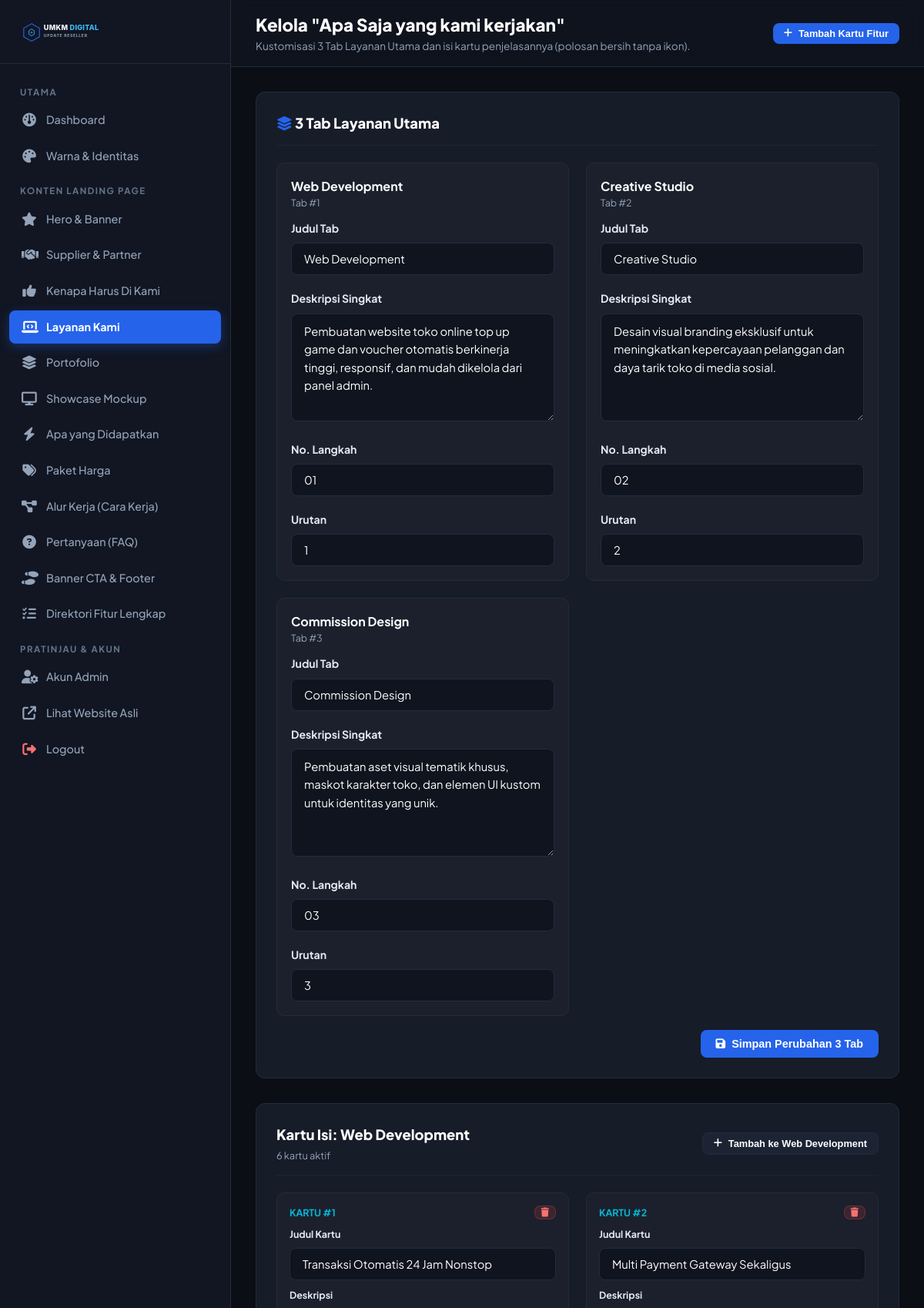
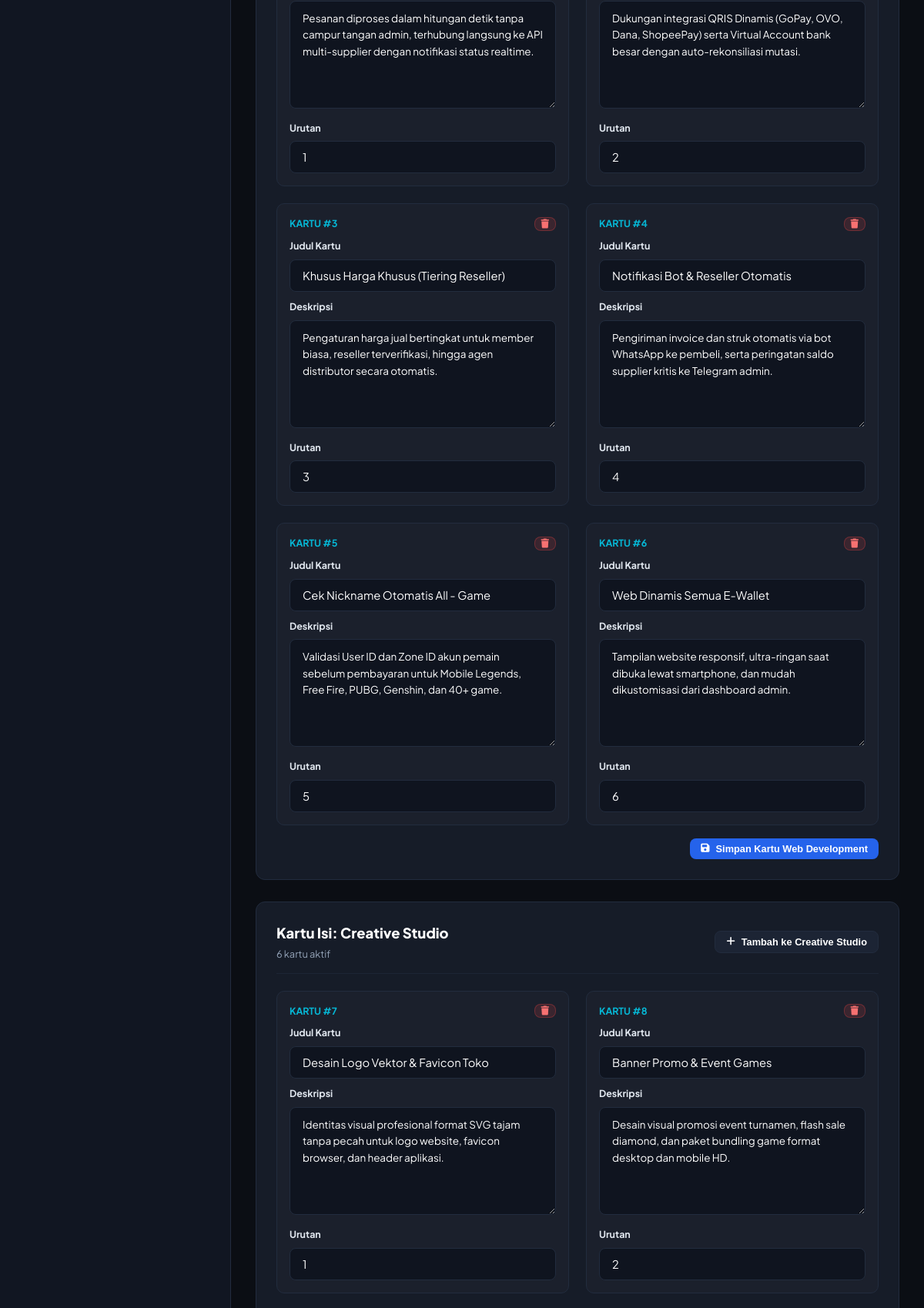
The app's page /admin/services.php (signed in, upper part) with its own data (2 pictures, top to bottom).
### tables this page shows
CREATE TABLE IF NOT EXISTS `services` (
  `id` int(11) NOT NULL AUTO_INCREMENT,
  `step_number` varchar(10) DEFAULT NULL,
  `title` varchar(150) NOT NULL,
  `description` text DEFAULT NULL,
  `features_list` text DEFAULT NULL,
  `icon` varchar(50) DEFAULT 'code',
  `icon_image` varchar(255) DEFAULT NULL,
  `sort_order` int(11) DEFAULT 0,
  PRIMARY KEY (`id`)
);

CREATE TABLE IF NOT EXISTS `service_cards` (
  `id` int(11) NOT NULL AUTO_INCREMENT,
  `service_id` int(11) NOT NULL,
  `icon` varchar(50) DEFAULT 'check',
  `title` varchar(150) NOT NULL,
  `description` text DEFAULT NULL,
  `sort_order` int(11) DEFAULT 0,
  PRIMARY KEY (`id`)
);

### admin/services.php (the view, shortened to what this page needs)
<?php
require_once __DIR__ . '/includes/header.php';
$services = $pdo->query("SELECT * FROM services ORDER BY sort_order ASC, id ASC")->fetchAll();
$service_cards = $pdo->query("SELECT * FROM service_cards ORDER BY service_id ASC, sort_order ASC, id ASC")->fetchAll();
$cards_by_service = [];
foreach ($service_cards as $sc) {
    $cards_by_service[$sc['service_id']][] = $sc;
}
require_once __DIR__ . '/includes/sidebar.php';
?>
<main class="admin-main">
  <header class="admin-topbar">
    <div class="page-heading">
      <h1>Kelola "Apa Saja yang kami kerjakan"</h1>
      <p>Kustomisasi 3 Tab Layanan Utama dan isi kartu penjelasannya (polosan bersih tanpa ikon).</p>
    </div>
    <div class="topbar-actions">
      <button type="button" class="btn btn-primary btn-sm" onclick="openAdminModal('addServiceCardModal')">
        <i class="fa-solid fa-plus"></i> Tambah Kartu Fitur
      </button>
    </div>
  </header>
  <div class="admin-body">
    <div class="admin-card" style="margin-bottom: 32px;">
      <div class="admin-card-header">
        <h2 class="admin-card-title"><i class="fa-solid fa-layer-group" style="color: var(--admin-primary);"></i> 3 Tab Layanan Utama</h2>
      </div>
      <form method="POST" action="">
        <div class="admin-grid-3">
          <?php foreach ($services as $srv): ?>
            <div style="background: rgba(255,255,255,0.02); border: 1px solid var(--admin-border); border-radius: 10px; padding: 18px;">
              <div style="margin-bottom: 14px;">
                <strong style="color: #FFFFFF; font-size: 1rem;"><?= htmlspecialchars($srv['title']) ?></strong>
                <div style="font-size: 0.78rem; color: var(--admin-muted);">Tab #<?= $srv['id'] ?></div>
              </div>
              <div class="form-group">
                <label class="form-label">Judul Tab</label>
                <input type="text" name="services[<?= $srv['id'] ?>][title]" class="form-control" value="<?= htmlspecialchars($srv['title']) ?>" required>
              </div>
              <div class="form-group">
                <label class="form-label">Deskripsi Singkat</label>
                <textarea name="services[<?= $srv['id'] ?>][description]" class="form-control" rows="2"><?= htmlspecialchars($srv['description']) ?></textarea>
              </div>
              <div class="form-row">
                <div class="form-group" style="margin-bottom: 0;">
                  <label class="form-label">No. Langkah</label>
                  <input type="text" name="services[<?= $srv['id'] ?>][step_number]" class="form-control" value="<?= htmlspecialchars($srv['step_number']) ?>">
                </div>
                <div class="form-group" style="margin-bottom: 0;">
                  <label class="form-label">Urutan</label>
                  <input type="number" name="services[<?= $srv['id'] ?>][sort_order]" class="form-control" value="<?= $srv['sort_order'] ?>">
                </div>
              </div>
            </div>
          <?php endforeach; ?>
        </div>
        <div style="margin-top: 18px; text-align: right;">
          <button type="submit" class="btn btn-primary">
            <i class="fa-solid fa-floppy-disk"></i> Simpan Perubahan 3 Tab
          </button>
        </div>
      </form>
    </div>
    <?php foreach ($services as $srv): ?>
      <div class="admin-card" style="margin-bottom: 28px;">
        <div class="admin-card-header">
          <div>
            <h3 style="font-size: 1.15rem; color: #FFFFFF; font-weight: 800;">
              Kartu Isi: <?= htmlspecialchars($srv['title']) ?>
            </h3>
            <span style="font-size: 0.8rem; color: var(--admin-muted);">
              <?= count($cards_by_service[$srv['id']] ?? []) ?> kartu aktif
            </span>
          </div>
          <button type="button" class="btn btn-secondary btn-sm" onclick="openServiceCardModal(<?= $srv['id'] ?>)">
            <i class="fa-solid fa-plus"></i> Tambah ke <?= htmlspecialchars($srv['title']) ?>
          </button>
        </div>
        <form method="POST" action="">
          <div class="admin-grid-3">
            <?php if (!empty($cards_by_service[$srv['id']])): ?>
              <?php foreach ($cards_by_service[$srv['id']] as $c): ?>
                <div style="background: rgba(255,255,255,0.02); border: 1px solid var(--admin-border); border-radius: 10px; padding: 16px;">
                  <div style="display: flex; justify-content: space-between; align-items: center; margin-bottom: 10px;">
                    <span style="font-size: 0.78rem; color: var(--admin-accent); font-weight: 700;">KARTU #<?= $c['id'] ?></span>
                    <a href="services.php?delete_card=<?= $c['id'] ?>" class="btn btn-danger btn-sm" style="padding: 2px 8px; font-size: 0.75rem;" onclick="return confirm('Hapus kartu ini?')">
                      <i class="fa-solid fa-trash"></i>
                    </a>
                  </div>
                  <div class="form-group" style="margin-bottom: 10px;">
                    <label class="form-label" style="font-size: 0.78rem;">Judul Kartu</label>
                    <input type="text" name="cards[<?= $c['id'] ?>][title]" class="form-control" value="<?= htmlspecialchars($c['title']) ?>" required>
                  </div>
                  <div class="form-group" style="margin-bottom: 10px;">
                    <label class="form-label" style="font-size: 0.78rem;">Deskripsi</label>
                    <textarea name="cards[<?= $c['id'] ?>][description]" class="form-control" rows="3" style="font-size: 0.84rem;"><?= htmlspecialchars($c['description']) ?></textarea>
                  </div>
                  <div class="form-group" style="margin-bottom: 0;">
                    <label class="form-label" style="font-size: 0.78rem;">Urutan</label>
                    <input type="number" name="cards[<?= $c['id'] ?>][sort_order]" class="form-control" value="<?= $c['sort_order'] ?>">
                  </div>
                </div>
              <?php endforeach; ?>
            <?php else: ?>
              <p style="color: var(--admin-muted); font-size: 0.88rem;">Belum ada kartu untuk tab ini.</p>
            <?php endif; ?>
          </div>
          <?php if (!empty($cards_by_service[$srv['id']])): ?>
            <div style="margin-top: 16px; text-align: right;">
              <button type="submit" class="btn btn-primary btn-sm">
                <i class="fa-solid fa-floppy-disk"></i> Simpan Kartu <?= htmlspecialchars($srv['title']) ?>
              </button>
            </div>
          <?php endif; ?>
        </form>
      </div>
    <?php endforeach; ?>
<?php require_once __DIR__ . '/includes/footer.php'; ?>

### assets/css/admin.css (style rules this page uses)
:root { --admin-bg: #0B0E14; --admin-sidebar: #111622; --admin-card: #161C28; --admin-border: #222C3E; --admin-primary: #2563EB; --admin-primary-hover: #1D4ED8; --admin-accent: #06B6D4; --admin-text: #FFFFFF; --admin-muted: #94A3B8; --admin-danger: #EF4444; --admin-success: #10B981; }
* { margin: 0; padding: 0; box-sizing: border-box; }
body { font-family: 'Plus Jakarta Sans', sans-serif; background-color: var(--admin-bg); color: var(--admin-text); line-height: 1.5; display: flex; min-height: 100vh; }
.admin-main { margin-left: 300px; flex-grow: 1; display: flex; flex-direction: column; min-height: 100vh; min-width: 0; }
.admin-topbar { padding: 16px 32px; background: rgba(17, 22, 34, 0.7); backdrop-filter: blur(12px); border-bottom: 1px solid var(--admin-border); display: flex; justify-content: space-between; align-items: center; position: sticky; top: 0; z-index: 40; }
.page-heading h1 { font-size: 1.4rem; font-weight: 800; }
.page-heading p { font-size: 0.85rem; color: var(--admin-muted); }
.topbar-actions { display: flex; align-items: center; gap: 14px; }
.admin-body { padding: 32px; flex-grow: 1; }
.admin-card { background: var(--admin-card); border: 1px solid var(--admin-border); border-radius: 12px; padding: 26px; margin-bottom: 24px; }
.admin-card-header { display: flex; justify-content: space-between; align-items: center; margin-bottom: 22px; border-bottom: 1px solid rgba(34, 44, 62, 0.6); padding-bottom: 14px; }
.admin-card-title { font-size: 1.15rem; font-weight: 800; }
.form-group { margin-bottom: 20px; }
.form-label { display: block; font-size: 0.88rem; font-weight: 700; margin-bottom: 8px; color: #E2E8F0; }
.form-control { width: 100%; padding: 11px 16px; background: #0F141F; border: 1px solid var(--admin-border); border-radius: 8px; color: #FFFFFF; font-family: inherit; font-size: 0.92rem; outline: none; transition: border-color 0.2s ease; }
textarea.form-control { min-height: 140px; resize: vertical; line-height: 1.6; }
.form-row { display: grid; grid-template-columns: repeat(auto-fit, minmax(240px, 1fr)); gap: 20px; }
.admin-grid-3 { display: grid; grid-template-columns: repeat(3, 1fr); gap: 22px; }
@media (max-width: 1200px) { .admin-grid-3 { grid-template-columns: repeat(2, 1fr); } }
.btn { display: inline-flex; align-items: center; justify-content: center; gap: 8px; padding: 10px 20px; border-radius: 8px; font-size: 0.9rem; font-weight: 700; cursor: pointer; border: none; text-decoration: none; transition: all 0.2s ease; }
.btn-primary { background: var(--admin-primary); color: #FFFFFF; }
.btn-danger { background: rgba(239, 68, 68, 0.15); color: #F87171; border: 1px solid rgba(239, 68, 68, 0.3); }
.btn-secondary { background: #1C2434; color: #FFFFFF; border: 1px solid var(--admin-border); }
.btn-sm { padding: 6px 14px; font-size: 0.8rem; }

### records on screen
services: title "Web Development", id "1", id+description "Pembuatan website toko online top up game dan voucher otomatis berkinerja tinggi, responsif, dan mudah dikelola dari panel admin.", step_number "01", id+sort_order "1", id "6"
services: title "Creative Studio", id "2", id+description "Desain visual branding eksklusif untuk meningkatkan kepercayaan pelanggan dan daya tarik toko di media sosial.", step_number "02", id+sort_order "2", id "6"
services: title "Commission Design", id "3", id+description "Pembuatan aset visual tematik khusus, maskot karakter toko, dan elemen UI kustom untuk identitas yang unik.", step_number "03", id+sort_order "3"
service_cards: id "1", title "Transaksi Otomatis 24 Jam Nonstop", id+description "Pesanan diproses dalam hitungan detik tanpa campur tangan admin, terhubung langsung ke API multi-supplier dengan notifikasi status realtime.", id+sort_order "1"
service_cards: id "2", title "Multi Payment Gateway Sekaligus", id+description "Dukungan integrasi QRIS Dinamis (GoPay, OVO, Dana, ShopeePay) serta Virtual Account bank besar dengan auto-rekonsiliasi mutasi.", id+sort_order "2"
service_cards: id "3", title "Khusus Harga Khusus (Tiering Reseller)", id+description "Pengaturan harga jual bertingkat untuk member biasa, reseller terverifikasi, hingga agen distributor secara otomatis.", id+sort_order "3"
service_cards: id "4", title "Notifikasi Bot & Reseller Otomatis", id+description "Pengiriman invoice dan struk otomatis via bot WhatsApp ke pembeli, serta peringatan saldo supplier kritis ke Telegram admin.", id+sort_order "4"
service_cards: id "5", title "Cek Nickname Otomatis All - Game", id+description "Validasi User ID dan Zone ID akun pemain sebelum pembayaran untuk Mobile Legends, Free Fire, PUBG, Genshin, dan 40+ game.", id+sort_order "5"
service_cards: id "6", title "Web Dinamis Semua E-Wallet", id+description "Tampilan website responsif, ultra-ringan saat dibuka lewat smartphone, dan mudah dikustomisasi dari dashboard admin.", id+sort_order "6"
service_cards: id "7", title "Desain Logo Vektor & Favicon Toko", id+description "Identitas visual profesional format SVG tajam tanpa pecah untuk logo website, favicon browser, dan header aplikasi.", sort_order "1"
service_cards: id "8", title "Banner Promo & Event Games", id+description "Desain visual promosi event turnamen, flash sale diamond, dan paket bundling game format desktop dan mobile HD.", sort_order "2"
